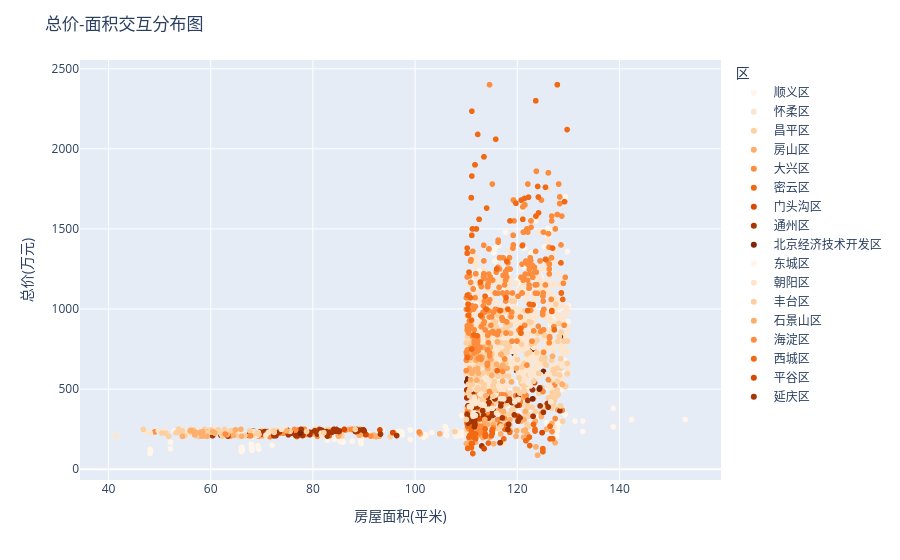

The notebook cell this image was saved under:
### Markdown cell above
### 交互式可视化

### Code cell
# Plotly交互示例
import plotly.express as px

fig = px.scatter(df, x='房屋面积(平米)', y='总价(万元)', 
                color='区', color_discrete_sequence=px.colors.sequential.Oranges,
                hover_data=['小区名称','建筑类型'])
fig.update_layout(title='总价-面积交互分布图')
fig.show()
fig.write_html("总价-面积交互分布图.html")

### Figure 1 — Plotly figure (JSON) as saved in the notebook; plotly's stock layout.template omitted (floating-point values rounded to 4 significant figures; data arrays with more than 128 entries replaced by an {"elided": "..."} marker saying what was removed)
{"data": [{"customdata": {"elided": "193x2 str values"}, "hovertemplate": "区=顺义区<br>房屋面积(平米)=%{x}<br>总价(万元)=%{y}<br>小区名称=%{customdata[0]}<br>建筑类型=%{customdata[1]}<extra></extra>", "legendgroup": "顺义区", "marker": {"color": "rgb(255,245,235)", "symbol": "circle"}, "mode": "markers", "name": "顺义区", "showlegend": true, "type": "scattergl", "x": {"elided": "193 float values"}, "xaxis": "x", "y": {"elided": "193 float values"}, "yaxis": "y"}, {"customdata": [["世嘉光织谷西区", "板楼"], ["世嘉光织谷东区", "板楼"], ["东关二区小区", "板楼"], ["茶坞铁路", "板楼"], ["府前观邸", "板楼"], ["府前观邸", "板楼"], ["栖美园", "板楼"], ["栖美园", "板楼"]], "hovertemplate": "区=怀柔区<br>房屋面积(平米)=%{x}<br>总价(万元)=%{y}<br>小区名称=%{customdata[0]}<br>建筑类型=%{customdata[1]}<extra></extra>", "legendgroup": "怀柔区", "marker": {"color": "rgb(254,230,206)", "symbol": "circle"}, "mode": "markers", "name": "怀柔区", "showlegend": true, "type": "scattergl", "x": [112.2, 110.1, 120.2, 117.3, 116.9, 116.9, 127.2, 127.2], "xaxis": "x", "y": [245.0, 221.0, 248.0, 155.0, 430.0, 430.0, 260.0, 260.0], "yaxis": "y"}, {"customdata": {"elided": "265x2 str values"}, "hovertemplate": "区=昌平区<br>房屋面积(平米)=%{x}<br>总价(万元)=%{y}<br>小区名称=%{customdata[0]}<br>建筑类型=%{customdata[1]}<extra></extra>", "legendgroup": "昌平区", "marker": {"color": "rgb(253,208,162)", "symbol": "circle"}, "mode": "markers", "name": "昌平区", "showlegend": true, "type": "scattergl", "x": {"elided": "265 float values"}, "xaxis": "x", "y": {"elided": "265 float values"}, "yaxis": "y"}, {"customdata": {"elided": "114x2 str values"}, "hovertemplate": "区=房山区<br>房屋面积(平米)=%{x}<br>总价(万元)=%{y}<br>小区名称=%{customdata[0]}<br>建筑类型=%{customdata[1]}<extra></extra>", "legendgroup": "房山区", "marker": {"color": "rgb(253,174,107)", "symbol": "circle"}, "mode": "markers", "name": "房山区", "showlegend": true, "type": "scattergl", "x": [118.6, 111.6, 115.3, 111.9, 119.9, 111.7, 119.8, 111.7, 119.8, 122.0, 116.7, 114.7, 113.3, 118.0, 121.6, 112.3, 121.2, 125.7, 121.2, 111.9, 110.4, 118.6, 116.3, 120.5, 117.3, 121.5, 113.5, 113.3, 117.3, 121.4, 122.0, 114.3, 122.0, 123.2, 110.4, 111.9, 120.7, 110.4, 113.3, 127.4, 112.1, 127.4, 124.7, 111.2, 116.3, 120.4, 111.7, 127.9, 112.1, 120.7, 110.4, 112.5, 116.3, 111.7, 120.4, 127.9, 111.5, 115.4, 114.6, 111.9, 120.5, 117.2, 110.6, 124.7, 121.2, 123.7, 112.1, 111.2, 117.3, 113.3, 110.4, 120.7, 123.7, 124.7, 120.0, 123.5, 116.7, 110.6, 124.7, 124.0, 126.8, 118.2, 126.8, 115.4, 118.2, 117.6, 110.0, 121.3, 85.0, 89.08, 85.0, 95.79, 92.12, 70.06, 89.04, 87.02, 85.2, 78.23, 87.02, 75.84, 93.02, 89.86, 76.35, 79.58, 92.39, 104.8, 79.58, 92.39, 101.0, 85.14, 78.89, 74.53, 91.75, 83.13], "xaxis": "x", "y": [240.0, 248.0, 249.0, 235.0, 240.0, 217.0, 205.0, 217.0, 205.0, 218.0, 220.0, 205.0, 225.0, 245.0, 245.0, 210.0, 240.0, 249.0, 199.0, 260.0, 140.0, 309.0, 368.0, 430.0, 360.0, 360.0, 280.0, 197.0, 360.0, 450.0, 188.0, 280.0, 188.0, 439.0, 294.0, 169.0, 299.0, 299.0, 197.0, 165.0, 260.0, 165.0, 329.0, 288.0, 368.0, 420.0, 420.0, 370.0, 279.0, 299.0, 299.0, 440.0, 368.0, 420.0, 420.0, 370.0, 165.0, 159.0, 199.0, 169.0, 430.0, 265.0, 189.0, 349.0, 458.0, 139.0, 279.0, 288.0, 360.0, 197.0, 299.0, 299.0, 139.0, 329.0, 318.0, 298.9, 168.0, 189.0, 349.0, 87.0, 285.0, 270.0, 285.0, 280.0, 270.0, 268.0, 160.0, 308.0, 207.0, 211.0, 207.0, 229.0, 205.0, 208.0, 213.0, 248.0, 239.0, 228.0, 248.0, 227.0, 206.0, 219.0, 219.0, 229.0, 203.0, 221.0, 229.0, 203.0, 220.0, 218.0, 216.0, 235.0, 212.0, 235.0], "yaxis": "y"}, {"customdata": {"elided": "161x2 str values"}, "hovertemplate": "区=大兴区<br>房屋面积(平米)=%{x}<br>总价(万元)=%{y}<br>小区名称=%{customdata[0]}<br>建筑类型=%{customdata[1]}<extra></extra>", "legendgroup": "大兴区", "marker": {"color": "rgb(253,141,60)", "symbol": "circle"}, "mode": "markers", "name": "大兴区", "showlegend": true, "type": "scattergl", "x": {"elided": "161 float values"}, "xaxis": "x", "y": {"elided": "161 float values"}, "yaxis": "y"}, {"customdata": {"elided": "68x2 str values"}, "hovertemplate": "区=密云区<br>房屋面积(平米)=%{x}<br>总价(万元)=%{y}<br>小区名称=%{customdata[0]}<br>建筑类型=%{customdata[1]}<extra></extra>", "legendgroup": "密云区", "marker": {"color": "rgb(241,105,19)", "symbol": "circle"}, "mode": "markers", "name": "密云区", "showlegend": true, "type": "scattergl", "x": [110.7, 115.1, 123.5, 111.0, 110.7, 111.1, 115.0, 115.1, 113.7, 115.0, 111.1, 115.1, 113.7, 123.5, 115.0, 113.7, 115.1, 117.5, 111.8, 113.7, 118.5, 113.7, 110.8, 126.8, 111.3, 126.4, 118.0, 116.6, 122.4, 118.0, 110.3, 125.0, 118.0, 125.0, 111.3, 111.8, 111.8, 111.4, 126.4, 126.9, 111.3, 111.8, 125.0, 111.8, 122.4, 110.8, 116.6, 118.0, 110.3, 125.0, 111.8, 125.0, 113.7, 122.4, 110.5, 123.2, 111.2, 117.4, 111.0, 111.0, 111.0, 110.3, 114.3, 121.7, 121.7, 111.0, 111.0, 83.22], "xaxis": "x", "y": [210.0, 222.0, 238.0, 238.0, 210.0, 230.0, 209.0, 222.0, 208.0, 209.0, 230.0, 248.0, 209.0, 249.0, 238.0, 220.0, 236.0, 250.0, 220.0, 205.0, 230.0, 214.0, 210.0, 190.0, 98.0, 268.0, 275.0, 279.0, 200.0, 275.0, 130.0, 128.0, 275.0, 128.0, 98.0, 279.0, 279.0, 200.0, 189.0, 190.0, 98.0, 279.0, 110.0, 190.0, 200.0, 270.0, 279.0, 275.0, 130.0, 110.0, 190.0, 110.0, 251.0, 147.0, 199.0, 280.0, 160.0, 189.0, 260.0, 260.0, 135.0, 269.0, 163.0, 178.0, 178.0, 160.0, 160.0, 209.0], "yaxis": "y"}, {"customdata": [["潭墅苑", "板楼"], ["潭墅苑", "板楼"], ["冯村嘉园一区", "板楼"], ["阁外山水", "板楼"], ["泷悦?长安剑桥园", "板楼"], ["金泰丽湾悦栖山", "板楼"], ["新桥家园", "塔楼"], ["泷悦长安牛津园", "板楼"], ["德露苑", "板楼"], ["德露苑", "板楼"], ["倚山嘉园", "板楼"], ["四季怡园北区", "板楼"], ["德露苑", "板楼"], ["永兴嘉园", "塔楼"], ["永兴嘉园", "塔楼"], ["剧场东街", "板楼"], ["剧场东街", "板楼"], ["四季怡园北区", "板楼"]], "hovertemplate": "区=门头沟区<br>房屋面积(平米)=%{x}<br>总价(万元)=%{y}<br>小区名称=%{customdata[0]}<br>建筑类型=%{customdata[1]}<extra></extra>", "legendgroup": "门头沟区", "marker": {"color": "rgb(217,72,1)", "symbol": "circle"}, "mode": "markers", "name": "门头沟区", "showlegend": true, "type": "scattergl", "x": [124.9, 124.9, 120.3, 112.6, 111.0, 110.2, 120.2, 123.4, 90.38, 90.38, 86.14, 69.9, 93.12, 81.24, 81.24, 95.64, 95.64, 69.54], "xaxis": "x", "y": [228.0, 228.0, 399.0, 314.0, 528.0, 345.0, 330.0, 540.0, 215.0, 215.0, 249.0, 219.0, 245.0, 248.0, 248.0, 228.0, 228.0, 233.0], "yaxis": "y"}, {"customdata": {"elided": "138x2 str values"}, "hovertemplate": "区=通州区<br>房屋面积(平米)=%{x}<br>总价(万元)=%{y}<br>小区名称=%{customdata[0]}<br>建筑类型=%{customdata[1]}<extra></extra>", "legendgroup": "通州区", "marker": {"color": "rgb(166,54,3)", "symbol": "circle"}, "mode": "markers", "name": "通州区", "showlegend": true, "type": "scattergl", "x": {"elided": "138 float values"}, "xaxis": "x", "y": {"elided": "138 float values"}, "yaxis": "y"}, {"customdata": [["东晶国际", "板塔结合"], ["金地格林小镇", "板楼"], ["浉城百丽", "板楼"], ["听涛雅苑", "板楼"], ["东晶国际", "板塔结合"], ["星岛假日", "板楼"], ["浉城百丽", "板楼"], ["浉城百丽", "板楼"], ["一品亦庄", "板楼"], ["一品亦庄", "板楼"], ["金地格林小镇", "板楼"], ["一品亦庄", "板楼"], ["一品亦庄", "板楼"], ["金地格林小镇", "板楼"], ["浉城百丽", "板楼"], ["一品亦庄", "板楼"], ["中芯花园", "板楼"], ["金地格林小镇", "板楼"], ["金泰公寓", "板塔结合"], ["金地格林小镇", "板楼"], ["金地格林小镇", "板楼"], ["金泰公寓", "板塔结合"], ["一幅画卷", "板楼"], ["春华屋", "板楼"], ["星岛假日", "板楼"], ["南海雅苑北区", "塔楼"], ["棠颂雅苑", "塔楼"]], "hovertemplate": "区=北京经济技术开发区<br>房屋面积(平米)=%{x}<br>总价(万元)=%{y}<br>小区名称=%{customdata[0]}<br>建筑类型=%{customdata[1]}<extra></extra>", "legendgroup": "北京经济技术开发区", "marker": {"color": "rgb(127,39,4)", "symbol": "circle"}, "mode": "markers", "name": "北京经济技术开发区", "showlegend": true, "type": "scattergl", "x": [123.0, 113.0, 128.8, 115.1, 114.9, 110.3, 128.4, 128.4, 119.9, 119.4, 112.3, 125.1, 119.9, 113.0, 128.4, 119.4, 124.3, 110.2, 121.7, 122.1, 123.2, 121.7, 110.1, 113.9, 110.3, 74.91, 77.52], "xaxis": "x", "y": [439.0, 680.0, 899.0, 590.0, 570.0, 565.0, 830.0, 830.0, 630.0, 720.0, 740.0, 610.0, 615.0, 680.0, 830.0, 720.0, 500.0, 690.0, 535.0, 698.0, 750.0, 535.0, 545.0, 490.0, 565.0, 245.0, 225.0], "yaxis": "y"}, {"customdata": {"elided": "127x2 str values"}, "hovertemplate": "区=东城区<br>房屋面积(平米)=%{x}<br>总价(万元)=%{y}<br>小区名称=%{customdata[0]}<br>建筑类型=%{customdata[1]}<extra></extra>", "legendgroup": "东城区", "marker": {"color": "rgb(255,245,235)", "symbol": "circle"}, "mode": "markers", "name": "东城区", "showlegend": true, "type": "scattergl", "x": [113.2, 118.0, 126.0, 122.8, 120.9, 123.4, 128.2, 115.0, 117.7, 115.3, 114.3, 125.2, 129.4, 129.4, 116.9, 115.6, 128.2, 124.1, 117.1, 115.6, 123.6, 115.6, 114.4, 117.6, 123.4, 114.1, 122.8, 122.8, 129.9, 120.9, 129.9, 110.1, 121.6, 114.2, 117.7, 110.1, 114.2, 119.1, 115.4, 130.0, 126.4, 121.6, 114.4, 114.1, 120.9, 129.9, 110.1, 111.8, 112.7, 126.5, 117.6, 128.2, 123.4, 111.5, 123.6, 115.6, 115.6, 117.1, 124.1, 110.7, 122.8, 110.1, 126.5, 112.7, 130.0, 119.3, 126.0, 120.0, 119.1, 112.6, 119.1, 119.1, 118.3, 112.6, 126.0, 126.5, 118.3, 120.0, 126.0, 115.8, 117.7, 118.3, 117.2, 118.3, 117.2, 114.5, 121.7, 126.5, 125.3, 112.0, 115.7, 122.8, 116.4, 122.8, 115.8, 125.3, 112.0, 115.7, 116.4, 129.8, 124.7, 120.2, 122.9, 121.4, 122.1, 121.4, 113.0, 120.4, 124.2, 124.2, 120.4, 115.9, 127.3, 112.8, 124.1, 124.1, 112.1, 127.3, 120.0, 112.3, 127.3, 119.1, 127.3, 120.0, 115.4, 112.3, 119.1], "xaxis": "x", "y": [826.0, 719.0, 1500.0, 1198.0, 1620.0, 1020.0, 998.0, 1210.0, 1250.0, 1218.0, 850.0, 1250.0, 1700.0, 1700.0, 960.0, 1000.0, 998.0, 1250.0, 1120.0, 1300.0, 1550.0, 1380.0, 1109.0, 1330.0, 1020.0, 950.0, 1350.0, 1250.0, 920.0, 1180.0, 920.0, 860.0, 1260.0, 780.0, 1250.0, 860.0, 780.0, 736.0, 1350.0, 1020.0, 1488.0, 1260.0, 1109.0, 950.0, 1180.0, 920.0, 1050.0, 1299.0, 938.0, 950.0, 1079.0, 998.0, 1020.0, 1198.0, 1550.0, 1380.0, 1300.0, 1120.0, 1250.0, 1050.0, 1350.0, 1050.0, 950.0, 938.0, 1020.0, 980.0, 1450.0, 1180.0, 736.0, 1237.0, 840.0, 736.0, 1226.0, 1237.0, 1450.0, 899.0, 1226.0, 1180.0, 1450.0, 950.0, 1480.0, 1010.0, 1150.0, 1010.0, 1150.0, 1060.0, 830.0, 1250.0, 1389.0, 1030.0, 980.0, 860.0, 1399.0, 860.0, 938.0, 1389.0, 1030.0, 980.0, 1399.0, 1359.0, 1200.0, 1099.0, 1260.0, 1380.0, 1100.0, 1380.0, 1050.0, 1199.0, 1180.0, 1180.0, 1199.0, 1260.0, 930.0, 839.0, 1199.0, 1199.0, 799.0, 1300.0, 1160.0, 1139.0, 1299.0, 990.0, 1300.0, 1160.0, 1350.0, 1139.0, 990.0], "yaxis": "y"}, {"customdata": {"elided": "1055x2 str values"}, "hovertemplate": "区=朝阳区<br>房屋面积(平米)=%{x}<br>总价(万元)=%{y}<br>小区名称=%{customdata[0]}<br>建筑类型=%{customdata[1]}<extra></extra>", "legendgroup": "朝阳区", "marker": {"color": "rgb(254,230,206)", "symbol": "circle"}, "mode": "markers", "name": "朝阳区", "showlegend": true, "type": "scattergl", "x": {"elided": "1055 float values"}, "xaxis": "x", "y": {"elided": "1055 float values"}, "yaxis": "y"}, {"customdata": {"elided": "275x2 str values"}, "hovertemplate": "区=丰台区<br>房屋面积(平米)=%{x}<br>总价(万元)=%{y}<br>小区名称=%{customdata[0]}<br>建筑类型=%{customdata[1]}<extra></extra>", "legendgroup": "丰台区", "marker": {"color": "rgb(253,208,162)", "symbol": "circle"}, "mode": "markers", "name": "丰台区", "showlegend": true, "type": "scattergl", "x": {"elided": "275 float values"}, "xaxis": "x", "y": {"elided": "275 float values"}, "yaxis": "y"}, {"customdata": {"elided": "85x2 str values"}, "hovertemplate": "区=石景山区<br>房屋面积(平米)=%{x}<br>总价(万元)=%{y}<br>小区名称=%{customdata[0]}<br>建筑类型=%{customdata[1]}<extra></extra>", "legendgroup": "石景山区", "marker": {"color": "rgb(253,174,107)", "symbol": "circle"}, "mode": "markers", "name": "石景山区", "showlegend": true, "type": "scattergl", "x": [114.2, 110.1, 116.8, 118.9, 111.9, 110.8, 117.2, 111.6, 126.9, 116.1, 110.9, 116.1, 117.2, 117.1, 111.9, 110.8, 111.9, 117.2, 115.0, 128.8, 113.3, 111.2, 113.3, 116.8, 118.9, 111.9, 110.8, 117.2, 119.8, 118.7, 115.0, 117.1, 128.8, 111.0, 112.4, 117.2, 116.0, 117.2, 110.9, 112.2, 111.0, 113.7, 113.7, 110.6, 118.0, 112.1, 111.1, 111.2, 112.0, 111.7, 113.2, 110.1, 113.2, 114.8, 110.1, 114.8, 113.8, 110.1, 113.2, 114.7, 116.6, 54.46, 63.23, 58.46, 58.44, 58.06, 55.97, 74.88, 56.39, 56.86, 64.84, 57.0, 57.0, 57.97, 57.0, 64.46, 56.86, 64.84, 60.44, 65.9, 60.82, 66.05, 58.3, 58.0, 59.29], "xaxis": "x", "y": [629.0, 732.0, 717.0, 545.0, 680.0, 750.0, 650.0, 748.0, 705.0, 795.0, 558.0, 795.0, 639.0, 550.0, 722.0, 750.0, 680.0, 650.0, 585.0, 529.0, 760.0, 720.0, 760.0, 717.0, 545.0, 722.0, 750.0, 650.0, 630.0, 848.0, 585.0, 550.0, 529.0, 896.0, 599.0, 639.0, 655.0, 639.0, 760.0, 628.0, 896.0, 310.0, 310.0, 629.0, 630.0, 555.0, 598.0, 739.0, 710.0, 620.0, 699.0, 683.0, 699.0, 685.0, 683.0, 685.0, 459.0, 683.0, 699.0, 760.0, 630.0, 205.0, 215.0, 207.0, 235.0, 230.0, 239.0, 239.0, 239.0, 215.0, 245.0, 230.0, 230.0, 227.0, 230.0, 211.0, 215.0, 245.0, 235.0, 249.0, 225.0, 205.0, 208.0, 231.0, 205.0], "yaxis": "y"}, {"customdata": {"elided": "359x2 str values"}, "hovertemplate": "区=海淀区<br>房屋面积(平米)=%{x}<br>总价(万元)=%{y}<br>小区名称=%{customdata[0]}<br>建筑类型=%{customdata[1]}<extra></extra>", "legendgroup": "海淀区", "marker": {"color": "rgb(253,141,60)", "symbol": "circle"}, "mode": "markers", "name": "海淀区", "showlegend": true, "type": "scattergl", "x": {"elided": "359 float values"}, "xaxis": "x", "y": {"elided": "359 float values"}, "yaxis": "y"}, {"customdata": {"elided": "102x2 str values"}, "hovertemplate": "区=西城区<br>房屋面积(平米)=%{x}<br>总价(万元)=%{y}<br>小区名称=%{customdata[0]}<br>建筑类型=%{customdata[1]}<extra></extra>", "legendgroup": "西城区", "marker": {"color": "rgb(241,105,19)", "symbol": "circle"}, "mode": "markers", "name": "西城区", "showlegend": true, "type": "scattergl", "x": [123.7, 127.8, 112.5, 112.0, 112.3, 128.6, 112.0, 116.1, 121.4, 122.4, 129.2, 128.6, 125.5, 128.6, 120.7, 120.7, 116.6, 122.4, 129.2, 112.8, 110.2, 118.6, 110.2, 112.5, 111.0, 115.8, 116.0, 127.8, 121.1, 111.7, 118.0, 113.7, 126.8, 110.4, 124.0, 117.8, 121.1, 126.8, 110.4, 118.2, 127.2, 110.6, 111.2, 111.1, 123.1, 112.0, 125.5, 128.6, 125.5, 128.9, 126.8, 116.6, 127.2, 120.7, 112.8, 110.2, 122.0, 111.2, 111.7, 110.8, 126.8, 111.0, 114.0, 110.2, 111.0, 123.1, 128.6, 113.5, 111.0, 110.2, 110.2, 113.5, 120.8, 111.1, 120.8, 114.0, 111.1, 121.0, 123.6, 110.5, 110.5, 123.6, 124.2, 112.1, 120.7, 111.5, 111.5, 120.7, 112.8, 120.7, 110.3, 111.1, 122.2, 126.9, 122.2, 111.1, 124.1, 119.7, 110.3, 129.8, 111.1, 124.1], "xaxis": "x", "y": [1580.0, 2400.0, 1560.0, 1500.0, 2090.0, 1100.0, 1500.0, 615.0, 1690.0, 1030.0, 1670.0, 1100.0, 1310.0, 1288.0, 850.0, 850.0, 990.0, 1030.0, 1670.0, 1168.0, 1348.0, 1550.0, 1086.0, 1560.0, 930.0, 2060.0, 1250.0, 2400.0, 1560.0, 1900.0, 1298.0, 1080.0, 985.0, 1030.0, 1765.0, 1070.0, 1560.0, 985.0, 1030.0, 999.0, 870.0, 1230.0, 1500.0, 1830.0, 1026.0, 1500.0, 1760.0, 1100.0, 1310.0, 1060.0, 985.0, 990.0, 870.0, 850.0, 1168.0, 1348.0, 990.0, 1500.0, 1900.0, 1070.0, 990.0, 1695.0, 1630.0, 1380.0, 1695.0, 1026.0, 1100.0, 1950.0, 1695.0, 698.0, 698.0, 1950.0, 1680.0, 750.0, 1680.0, 999.0, 750.0, 1395.0, 2300.0, 960.0, 960.0, 2300.0, 1600.0, 833.0, 880.0, 838.0, 838.0, 880.0, 960.0, 850.0, 998.0, 1460.0, 1698.0, 1380.0, 1698.0, 1460.0, 1699.0, 1660.0, 998.0, 2120.0, 2235.0, 1699.0], "yaxis": "y"}, {"customdata": [["腾飞园", "板楼"], ["腾飞园", "板楼"]], "hovertemplate": "区=平谷区<br>房屋面积(平米)=%{x}<br>总价(万元)=%{y}<br>小区名称=%{customdata[0]}<br>建筑类型=%{customdata[1]}<extra></extra>", "legendgroup": "平谷区", "marker": {"color": "rgb(217,72,1)", "symbol": "circle"}, "mode": "markers", "name": "平谷区", "showlegend": true, "type": "scattergl", "x": [113.5, 113.5], "xaxis": "x", "y": [128.0, 128.0], "yaxis": "y"}, {"customdata": [["燕水佳园", "板楼"], ["燕水佳园", "板楼"]], "hovertemplate": "区=延庆区<br>房屋面积(平米)=%{x}<br>总价(万元)=%{y}<br>小区名称=%{customdata[0]}<br>建筑类型=%{customdata[1]}<extra></extra>", "legendgroup": "延庆区", "marker": {"color": "rgb(166,54,3)", "symbol": "circle"}, "mode": "markers", "name": "延庆区", "showlegend": true, "type": "scattergl", "x": [116.6, 116.6], "xaxis": "x", "y": [165.0, 165.0], "yaxis": "y"}], "layout": {"legend": {"title": {"text": "区"}, "tracegroupgap": 0}, "margin": {"t": 60}, "title": {"text": "总价-面积交互分布图"}, "xaxis": {"anchor": "y", "domain": [0, 1], "title": {"text": "房屋面积(平米)"}}, "yaxis": {"anchor": "x", "domain": [0, 1], "title": {"text": "总价(万元)"}}}}
